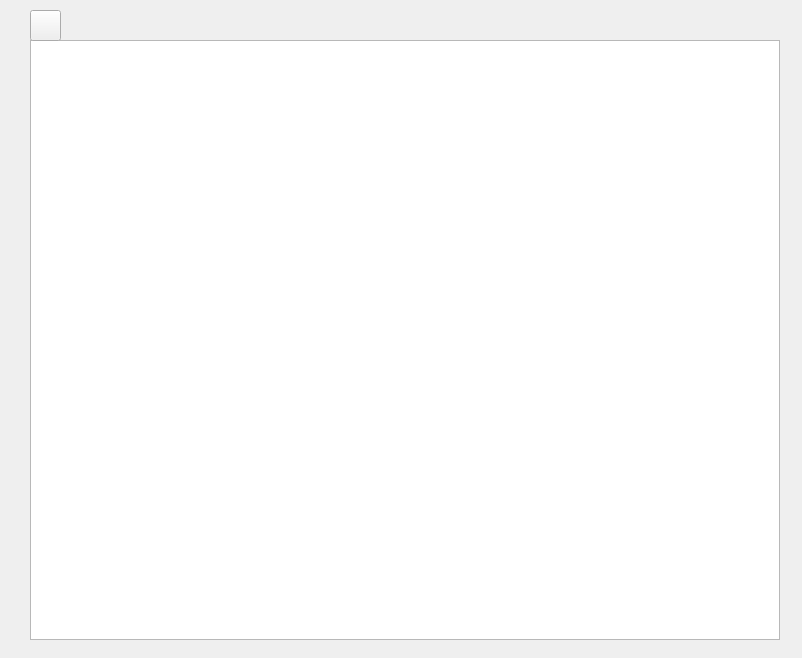
<?xml version="1.0" encoding="UTF-8"?>
<ui version="4.0">
 <class>ShareListDialog</class>
 <widget class="QDialog" name="ShareListDialog">
  <property name="geometry">
   <rect>
    <x>0</x>
    <y>0</y>
    <width>802</width>
    <height>658</height>
   </rect>
  </property>
  <property name="windowTitle">
   <string>Dialog</string>
  </property>
  <widget class="QStackedWidget" name="stackedWidget">
   <property name="geometry">
    <rect>
     <x>20</x>
     <y>10</y>
     <width>761</width>
     <height>671</height>
    </rect>
   </property>
   <property name="currentIndex">
    <number>1</number>
   </property>
   <widget class="QWidget" name="page">
    <widget class="QLineEdit" name="UrlLine">
     <property name="geometry">
      <rect>
       <x>230</x>
       <y>130</y>
       <width>391</width>
       <height>41</height>
      </rect>
     </property>
    </widget>
    <widget class="QLabel" name="label">
     <property name="geometry">
      <rect>
       <x>140</x>
       <y>130</y>
       <width>71</width>
       <height>31</height>
      </rect>
     </property>
     <property name="font">
      <font>
       <pointsize>12</pointsize>
      </font>
     </property>
     <property name="text">
      <string>分享链接：</string>
     </property>
    </widget>
    <widget class="QLineEdit" name="codeLine">
     <property name="geometry">
      <rect>
       <x>230</x>
       <y>220</y>
       <width>221</width>
       <height>41</height>
      </rect>
     </property>
     <property name="text">
      <string/>
     </property>
    </widget>
    <widget class="QLabel" name="label_2">
     <property name="geometry">
      <rect>
       <x>140</x>
       <y>220</y>
       <width>71</width>
       <height>31</height>
      </rect>
     </property>
     <property name="font">
      <font>
       <pointsize>12</pointsize>
      </font>
     </property>
     <property name="text">
      <string>提取码：</string>
     </property>
    </widget>
    <widget class="QPushButton" name="pushButton">
     <property name="geometry">
      <rect>
       <x>230</x>
       <y>340</y>
       <width>151</width>
       <height>41</height>
      </rect>
     </property>
     <property name="font">
      <font>
       <pointsize>12</pointsize>
      </font>
     </property>
     <property name="text">
      <string>确定</string>
     </property>
    </widget>
   </widget>
   <widget class="QWidget" name="page_2">
    <widget class="CustomListWidget" name="FileListWidget">
     <property name="geometry">
      <rect>
       <x>10</x>
       <y>30</y>
       <width>750</width>
       <height>600</height>
      </rect>
     </property>
    </widget>
    <widget class="QPushButton" name="lastBtn">
     <property name="geometry">
      <rect>
       <x>10</x>
       <y>0</y>
       <width>31</width>
       <height>31</height>
      </rect>
     </property>
     <property name="text">
      <string/>
     </property>
    </widget>
   </widget>
   <widget class="QWidget" name="page_3">
    <widget class="DownloadProgressTableWidget" name="ProgessWidget">
     <property name="geometry">
      <rect>
       <x>10</x>
       <y>30</y>
       <width>750</width>
       <height>600</height>
      </rect>
     </property>
    </widget>
    <widget class="QPushButton" name="pushButton_2">
     <property name="geometry">
      <rect>
       <x>10</x>
       <y>0</y>
       <width>75</width>
       <height>24</height>
      </rect>
     </property>
     <property name="text">
      <string>返回列表</string>
     </property>
    </widget>
   </widget>
  </widget>
 </widget>
 <customwidgets>
  <customwidget>
   <class>CustomListWidget</class>
   <extends>QListWidget</extends>
   <header>customlistwidget.h</header>
  </customwidget>
  <customwidget>
   <class>DownloadProgressTableWidget</class>
   <extends>QTableWidget</extends>
   <header location="global">downloadprogresstablewidget.h</header>
  </customwidget>
 </customwidgets>
 <resources/>
 <connections/>
</ui>
